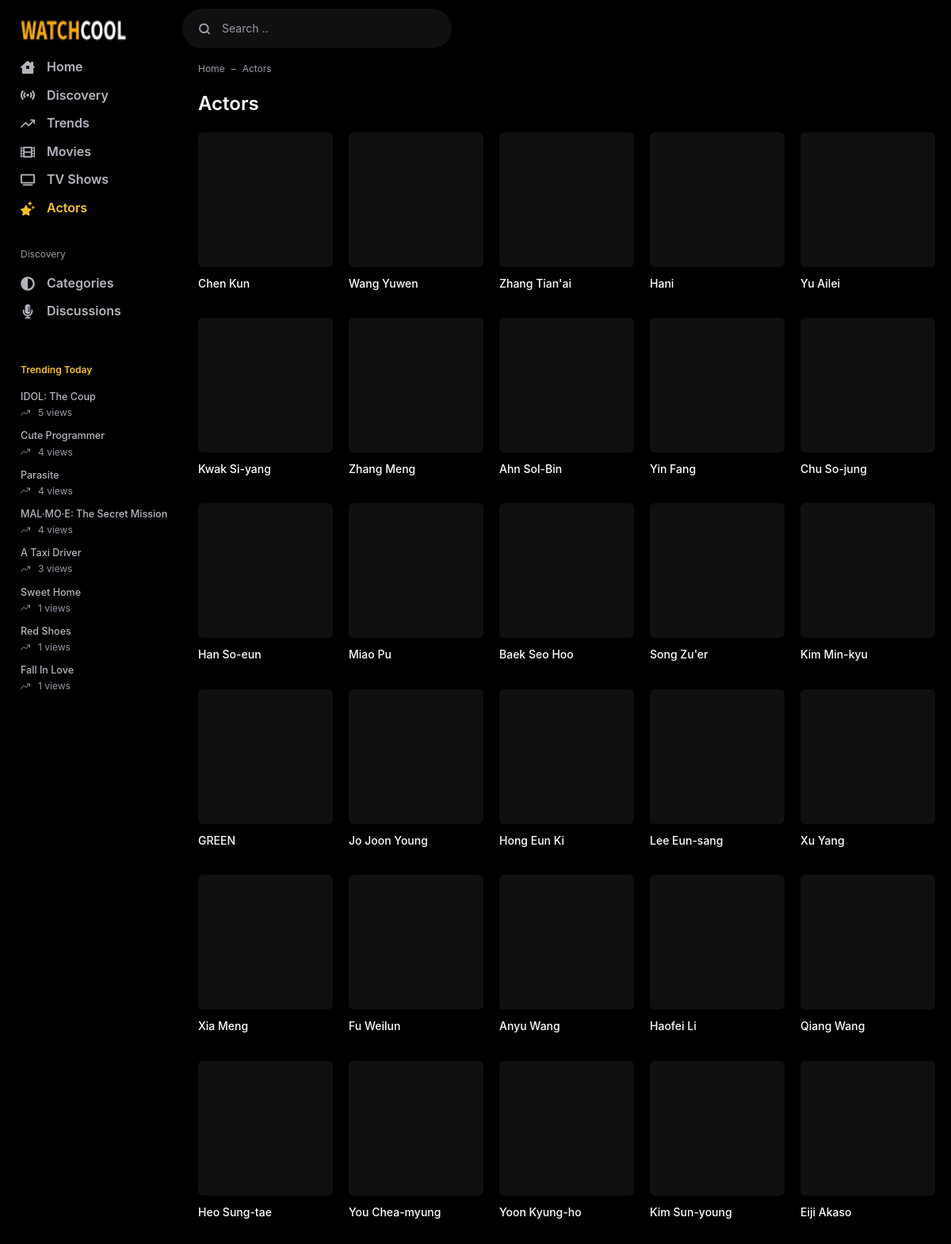
Page /web16/actors/ (upper part) on the committed database.
### webapp/models/movie.py (models this page shows, shortened)
class Movie(AbsShow):
    media_type=models.CharField(default="MOVIE",max_length=5)
    class Meta:
        ordering = ("-added_on","-release_date",)
        db_table = "movie"

### webapp/models/tv.py (models this page shows, shortened)
class TV(AbsShow):
    media_type=models.CharField(default="TV",max_length=2)
    class Meta:
        ordering = ("-added_on","-release_date",)
        verbose_name_plural = "TV Shows"
        db_table = "tv"

### webapp/models/common.py (models this page shows, shortened)
class Cast(models.Model):
    movie = models.ManyToManyField(Movie,related_name="cast",related_query_name="has_cast")
    tv = models.ManyToManyField(TV,related_name="cast",related_query_name="has_cast")
    gender = models.CharField(max_length=1,choices=GENDER_CHOICES,default=1)
    name = models.CharField(max_length=100)
    tmdb_cast_id = models.IntegerField()
    popularity = models.DecimalField(max_digits=6,decimal_places=3,null=True,blank=True)
    profile_path = models.URLField(null=True,blank=True)
    slug = models.SlugField(null=True,blank=True,editable=True,max_length=2083)
    added_on = models.DateField(default=timezone.now,editable=True)
    class Meta:
        ordering = ("-popularity",)

### webapp/views.py (the view)
# urls.py: path("actors/",cache_page(CACHE_TIME)(views.ActorList.as_view()),name="actor_list"),
class ActorList(ListView):
    model = Cast
    paginate_by = 40
    template_name = "webapp/actor_list.html"
    context_object_name = "actors"
    def get_queryset(self):
        return self.model.objects.filter(~Q(profile_path__endswith="None")).order_by("-added_on","-popularity")
    def get_context_data(self, **kwargs):
        context = super().get_context_data(**kwargs)
        title = f"List all Actors | {self.request.get_host()}"
        context["title"] = title
        context["description"] = title
        context["currentPage"] = "actors"
        return context

### webapp/context_processors.py (called while the page is built)
def tvsViewin(days,get):
    return ViewLog.objects.filter(movie=None,
        viewed_on__date__gte=(datetime.date.today()-datetime.timedelta(days=days))).values(
        "tv",
        slug = F("tv__slug"),
        title=F("tv__title"),
        themoviedb_id = F("tv__themoviedb_id"),
        original_title = F("tv__original_title"),
        imdb_id = F("tv__imdb_id"),
        trailer = F("tv__trailer"),
        published = F("tv__published"),
        runtime = F("tv__runtime"),
        added_on = F("tv__added_on"),
        updated_on = F("tv__updated_on"),
        media_type = F("tv__media_type"),
        poster_path=F("tv__poster_path"),
        overview=F("tv__overview"),
        vote_average=F("tv__vote_average"),
        backdrop_path=F("tv__backdrop_path"),
        release_date=F("tv__release_date"),
        ).annotate(views=Count("tv")).order_by()[:get]

def config(request=None):
    data = cache.get_many(KEYS)
    if not data:
        data = cache_context()
        cache.set_many(data,settings.CACHE_TIME)
    return data

### webapp/templates/webapp/actor_list.html (shortened to what this page needs)
{% extends 'webapp/_base.html' %}
{% block content %}
<div class="flex-fill">
    <nav aria-label="breadcrumb">
        <ol class="breadcrumb">
            <li class="breadcrumb-item"><a href="{% url 'app_webapp:home' %}">Home</a></li>
            <li class="breadcrumb-item active" aria-current="page">Actors</li>
        </ol>
    </nav>
    <div class="d-flex">
        <div class="app-content">
            <div class="app-section">
                <div class="mb-3">
                    <div class="text-24 text-white font-weight-bold">Actors</div>
                </div>
                <div class="row row-cols-md-5 row-cols-2">
                    {% for actor in actors %}
                        {% include 'webapp/includes/actor.html' with actor=actor only %}
                    {% endfor %}
                </div>
            </div>
        </div>
    </div>
</div>
{% endblock content %}

### webapp/templates/webapp/_base.html (shortened to what this page needs)
<!DOCTYPE html> {% load static %}
<html lang="en">
<head>
    <link as="style" media="all" rel="stylesheet preload prefetch" href="{% static 'webapp/css/app.css' %}"
        type="text/css" />
</head>
<body>
    <div class="container">
        <div class="app">
            <div class="app-header">
                <div class="navbar navbar-expand-lg">
                    <div class="app-navbar">
                        <a href="{% url 'app_webapp:home' %}" class="navbar-brand">
                            <img src="{{logo.url}}" alt="{{title}}" width="134" height="40">
                        </a>
                    </div>
                    <form class="header-search input-group d-md-block d-none" method="post"
                        action="{% url 'app_webapp:search' %}" id="navbarToggler">
                        <div class="typeahead__container app-search">
                            <div class="typeahead__field">
                                <div class="typeahead__query">
                                    <label for="search-input" class="btn px-0 mb-0" aria-label="Search">
                                        <svg class="icon">
                                            <use
                                                xlink:href="{% static 'webapp/public/assets/img/sprite.svg' %}#search" />
                                        </svg>
                                    </label>
                                    <input class="video-search form-control" name="q" type="text" id="search-input"
                                        placeholder="Search .." autocomplete="off">
                                </div>
                            </div>
                        </div>
                    </form>
                </div>
            </div>
            <div class="app-wrapper">
                <div class="app-aside nav-aside" id="aside">
                    <ul class="nav">
                        <li class="{% if currentPage == 'home' %}active{% endif %}">
                            <a href="{% url 'app_webapp:home' %}">
                                <svg class="nav-icon">
                                    <use xlink:href="{% static 'webapp/public/assets/img/sprite.svg' %}#house" />
                                </svg> Home
                            </a>
                        </li>
                        <li class="{% if currentPage == 'discovery' %}active{% endif %}">
                            <a href="{% url 'app_webapp:discovery' %}">
                                <svg class="nav-icon">
                                    <use xlink:href="{% static 'webapp/public/assets/img/sprite.svg' %}#discovery" />
                                </svg> Discovery
                            </a>
                        </li>
                        <li class="{% if currentPage == 'trends' %}active{% endif %}">
                            <a href="{% url 'app_webapp:trends' %}">
                                <svg class="nav-icon">
                                    <use xlink:href="{% static 'webapp/public/assets/img/sprite.svg' %}#trend" />
                                </svg> Trends
                            </a>
                        </li>
                        <li class="{% if currentPage == 'movies' %}active{% endif %}">
                            <a href="{% url 'app_webapp:movie_list' %}">
                                <svg class="nav-icon">
                                    <use xlink:href="{% static 'webapp/public/assets/img/sprite.svg' %}#film" />
                                </svg> Movies
                            </a>
                        </li>
                        <li class="{% if currentPage == 'tvs' %}active{% endif %}">
                            <a href="{% url 'app_webapp:tv_list' %}">
                                <svg class="nav-icon">
                                    <use xlink:href="{% static 'webapp/public/assets/img/sprite.svg' %}#tv" />
                                </svg> TV Shows
                            </a>
                        </li>
                        <li class="{% if currentPage == 'actors' %}active{% endif %}">
                            <a href="{% url 'app_webapp:actor_list' %}">
                                <svg class="nav-icon">
                                    <use xlink:href="{% static 'webapp/public/assets/img/sprite.svg' %}#actors" />
                                </svg> Actors
                            </a>
                        </li>
                        <li class="nav-header">
                            Discovery
                        </li>
                        <li>
                            <a href="{% url 'app_webapp:category' %}">
                                <svg class="nav-icon">
                                    <use xlink:href="{% static 'webapp/public/assets/img/sprite.svg' %}#categories" />
                                </svg> Categories
                            </a>
                        </li>
                        <li>
                            <a href="{% url 'app_webapp:discussions' %}">
                                <svg class="nav-icon">
                                    <use xlink:href="{% static 'webapp/public/assets/img/sprite.svg' %}#discussion" />
                                </svg> Discussions
                            </a>
                        </li>
                    </ul>
                    <ul class="nav-trend d-none d-lg-block">
                        <li class="nav-header">Trending Today</li>
                        {% for show in most_popular_shows %}
                        <li>
                            <a href="
                            {% if show.tv %}
                                {% url 'app_webapp:tv_detail' show.slug %}
                            {% else %}
                                {% url 'app_webapp:movie_detail' show.slug %}
                            {% endif %}
                            " class="nav-content">
                                <div>{{show.title}}</div>
                                <div class="view">
                                    <svg>
                                        <use xlink:href="{% static 'webapp/public/assets/img/sprite.svg' %}#trend" />
                                    </svg>
                                    <div>{{show.views}} views</div>
                                </div>
                            </a>
                        </li>
                        {% endfor %}
                    </ul>
                </div>
                <div class="app-container flex-fill">
                    <div class="container">
                        {% block content %} {% endblock content %}
                    </div>
                </div>
            </div>
        </div>
    </div>
</body>
</html>

### webapp/templates/webapp/includes/actor.html
<div class="col">
    <div class="list-actor">
        <a href="{% url 'app_webapp:actor_detail' actor.slug %}"
            class="list-media" title="{{actor.name}}">
            <div class="media"
                data-src="{{actor.profile_path}}">
            </div>
        </a>
        <div class="list-caption">
            <a href="{% url 'app_webapp:actor_detail' actor.slug %}"
                class="list-title" title="{{actor.name}}">
                {{actor.name}}</a>
        </div>
    </div>
</div>

### rows in the picture
Movie: title "Parasite", views "4"
Movie: title "MAL·MO·E: The Secret Mission", views "4"
Movie: title "A Taxi Driver", views "3"
TV: title "Red Shoes", views "1"
TV: title "Fall In Love", views "1"
Cast: name "Chen Kun"
Cast: name "Wang Yuwen"
Cast: name "Zhang Tian'ai"
Cast: name "Hani"
Cast: name "Yu Ailei"
Cast: name "Kwak Si-yang"
Cast: name "Zhang Meng"
Cast: name "Ahn Sol-Bin"
Cast: name "Yin Fang"
Cast: name "Chu So-jung"
Cast: name "Han So-eun"
Cast: name "Miao Pu"
Cast: name "Baek Seo Hoo"
Cast: name "Song Zu'er"
Cast: name "Kim Min-kyu"
Cast: name "GREEN"
Cast: name "Jo Joon Young"
Cast: name "Hong Eun Ki"
Cast: name "Lee Eun-sang"
Cast: name "Xu Yang"
Cast: name "Xia Meng"
Cast: name "Fu Weilun"
Cast: name "Anyu Wang"
Cast: name "Haofei Li"
Cast: name "Qiang Wang"
Cast: name "Heo Sung-tae"
Cast: name "You Chea-myung"
Cast: name "Yoon Kyung-ho"
Cast: name "Kim Sun-young"
Cast: name "Eiji Akaso"

### other values in the picture
{{ show.title }} "IDOL: The Coup" "Cute Programmer" "Sweet Home"
{{ show.views }} "5" "4" "1"
